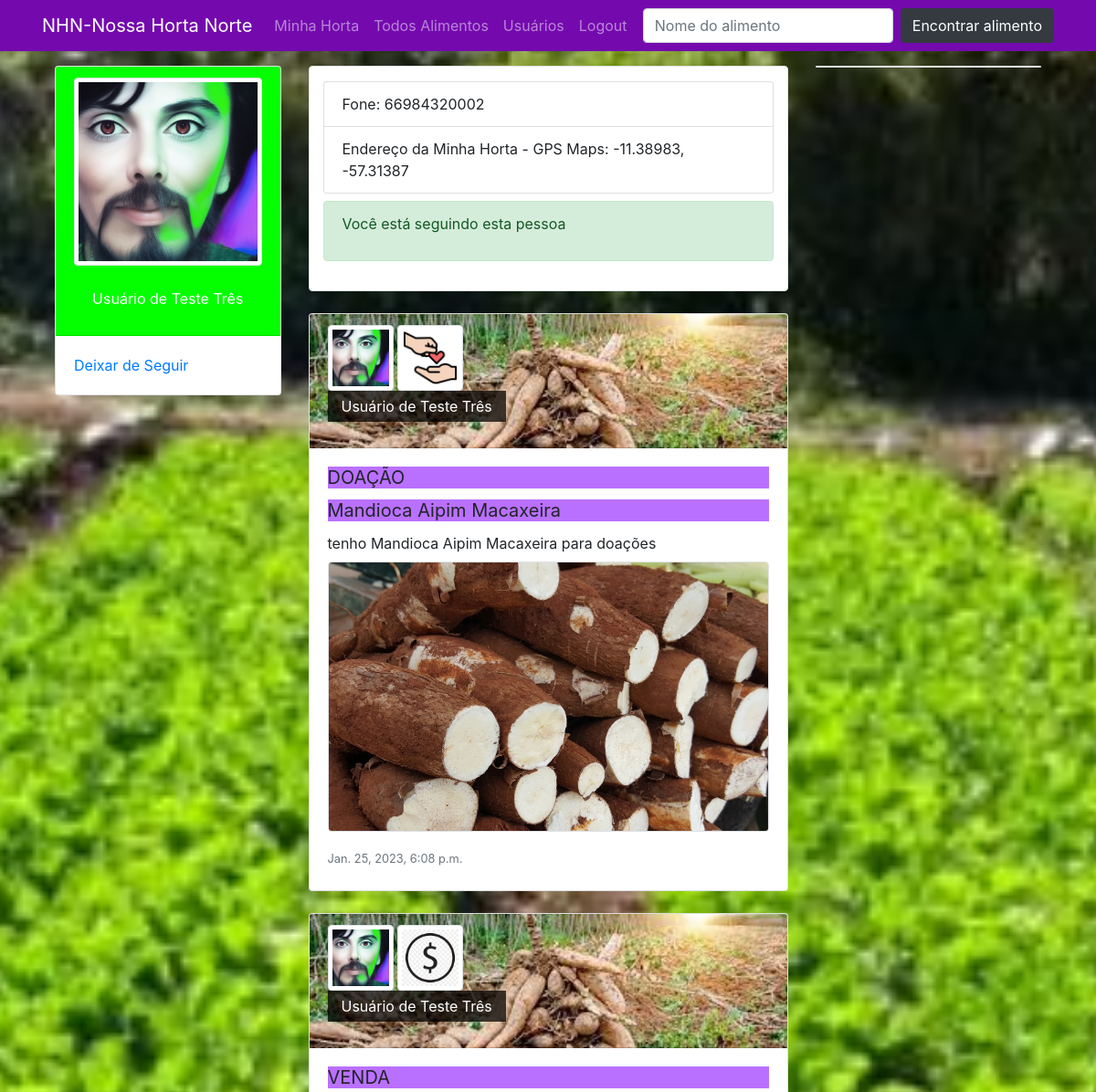
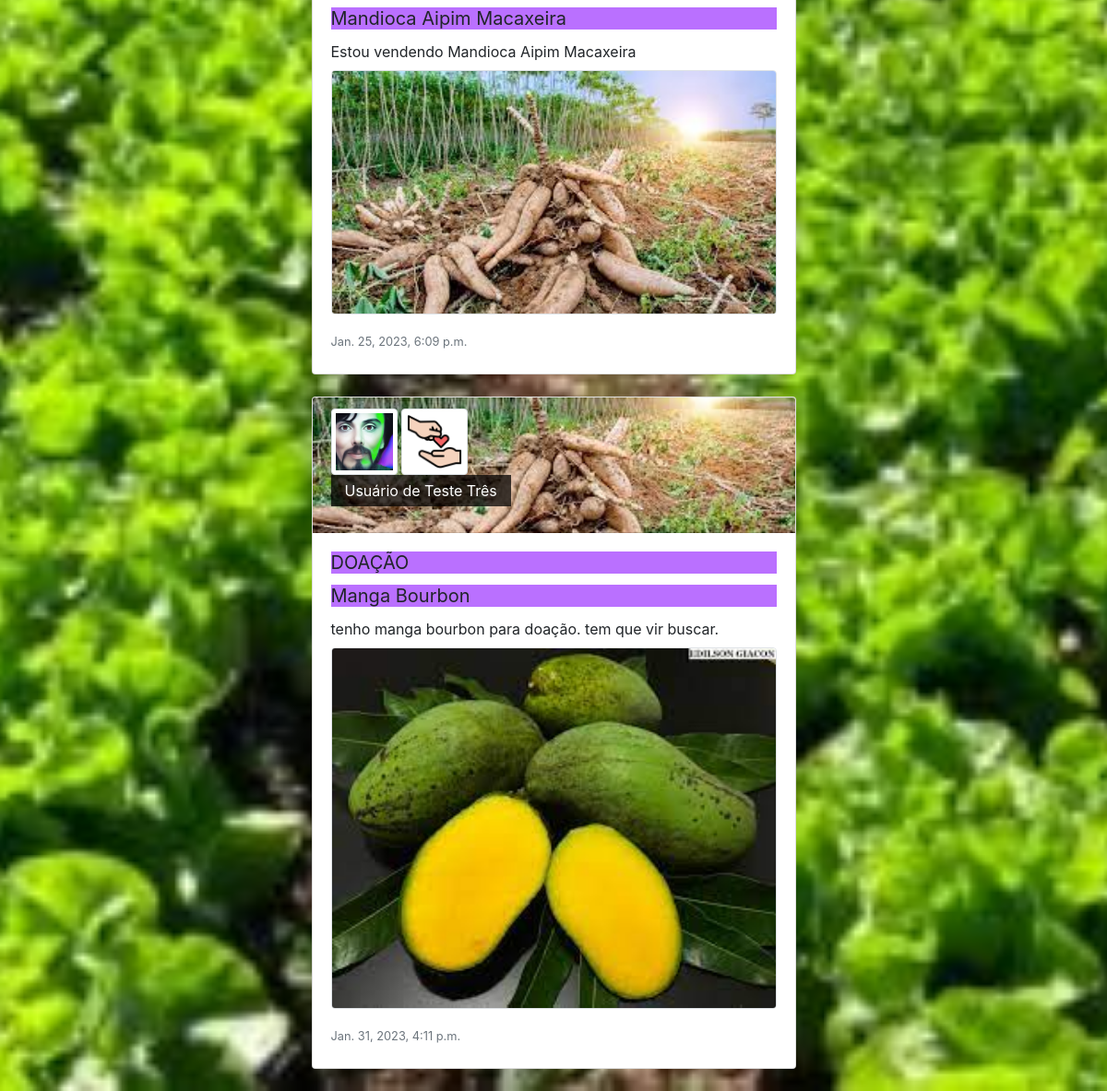
/perfil/4/ (signed in), run on the app's committed database (2 pictures, top to bottom).
### perfis/models.py (models this page shows, shortened)
class Perfil(models.Model):
    nome = models.CharField(max_length=255, null=False)
    telefone = models.CharField(max_length=15, null=True, blank=True)
    endereco_maps = models.CharField(max_length=255, null=True, blank=True)
    imagem_perfil = models.ImageField(null=True, blank=True, upload_to='uploads/fotoperfil/')
    imagem_capa = models.ImageField(null=True, blank=True, upload_to='uploads/fotocapa/')
    cor = models.CharField(max_length=10, default='#455A64')
    contatos = models.ManyToManyField('self')
    usuario = models.OneToOneField(User, related_name='perfil', on_delete=models.CASCADE)
    @property
    def email(self):
        return self.usuario.email

class Post(models.Model):
    RELACAO_PRODUTO = [
        ("VENDA", "VENDA - Alimento disponível para venda"),
        ("TROCA", "TROCA - Alimento disponível para troca"),
        ("DOAÇÃO", "DOAÇÃO - Alimento disponível para doação")
    ]
    relacao = models.CharField(verbose_name = "Relação", max_length = 10, choices=RELACAO_PRODUTO, default="VENDA")
    titulo = models.CharField(max_length=250)
    text = models.TextField()
    data_postagem = models.DateTimeField(auto_now=True)
    perfil = models.ForeignKey(Perfil, on_delete=models.CASCADE, related_name='posts')
    imagem = models.ImageField(null=True, blank=True, upload_to='uploads/postagem/')

### perfis/views.py (the view)
# urls.py: path('perfil/<int:perfil_id>/', views.exibir_perfil, name='exibir'),
@login_required(login_url='login')
def exibir_perfil(request, perfil_id):
    dados = {}
    dados['perfil'] = Perfil.objects.get(id=perfil_id)
    dados['perfil_logado'] = perfil_logado = request.user.perfil
    dados['ja_eh_contato'] = dados['perfil_logado'].contatos.filter(id=dados['perfil'].id)
    dados['timeline'] = dados['perfil'].posts.all()
    return render(request, 'perfil.html', dados)

### perfis/templates/perfil.html (shortened to what this page needs)
{% load static %}
<!DOCTYPE html>
<html lang="pt-br">
<head>
    <link rel="stylesheet" href="https://stackpath.bootstrapcdn.com/bootstrap/4.3.1/css/bootstrap.min.css"
>
    <link rel="stylesheet" href="{% static '/css/estilo.css' %}">
</head>
<body style="{% if perfil_logado.imagem_capa %} background: url('/media/{{ perfil_logado.imagem_capa }}'); {% else %} background: #CFD8DC; {% endif %}
                background-repeat: no-repeat;
                background-size: cover;
                background-position: center;
                background-attachment: fixed;">
    <div class="navbar-dark fixed-top" style="background: {{ perfil_logado.cor }};">
        <nav class="navbar container navbar-expand-lg">
            <a class="navbar-brand" href="/">NHN-Nossa Horta Norte</a>
            <div class="collapse navbar-collapse" id="navbarSupportedContent">
                <ul class="navbar-nav mr-auto">
                    <li class="nav-item">
                        <a class="nav-link" href="{% url 'minhas_postagens' %}">Minha Horta</a>
                    </li>
                    <li class="nav-item">
                        <a class="nav-link" href="{% url 'todos_alimentos' %}">Todos Alimentos</a>
                    </li>
                    <li class="nav-item">
                        <a class="nav-link" href="{% url 'buscar_usuario' %}">Usuários</a>
                    </li>
                    <li class="nav-item">
                        <a class="nav-link" href="{% url 'deslogar' %}">Logout</a>
                    </li>
                </ul>
                <form method="POST" action="{% url 'buscar_alimento' %}"
                    class="form-inline my-2 my-lg-0 form-buscalimento">
                    <input class="form-control mr-sm-2" type="search" name="buscalimento" placeholder="Nome do alimento">
                    <button class="btn btn-dark my-2 my-sm-0" type="submit">Encontrar alimento</button>
                </form>
            </div>
        </nav>
    </div>
	<main class="mt-5 index">
		<div class="row container">
			<section class="col col-sm-12 col-md-3 col-lg-3 col-xl-3 mt-4 opcoes-do-usuario">
				<div class="card">
					<div class="card-header center-center" style="background: {{ perfil.cor }};;" data-toggle="tooltip"
						data-placement="bottom" title="Alterar foto do perfil">
						<img src="{% if perfil.imagem_perfil %} /media/{{ perfil.imagem_perfil }}
                        {% else %} {% static 'media/img/user.png' %} {% endif %}" alt="Usuário" width="100%"
							class="img-fluid img-thumbnail"><br>
						<p class="text-white">{{ perfil.nome }}</p>
					</div>
					<div class="card-body">
						{% if ja_eh_contato %}
							<a href="#">Deixar de Seguir</a><br>
						{% else %}
                            <a href="#">Seguir</a>
						{% endif %}
					</div>
				</div>
			</section>
			<div class="timeline col col-sm-12 col-md-6 mt-4">
				<div class="container bg-white py-3 border rounded">
					<ul class="list-group mb-2">
						<li class="list-group-item">Fone: {{ perfil.telefone }}</li>
						<li class="list-group-item">Endereço da Minha Horta - GPS Maps: {{ perfil.endereco_maps }}</li>
					</ul>
					{% if ja_eh_contato %}
					<div class="alert alert-success">
						<p> Você está seguindo esta pessoa</p>
					</div>
					{% endif %}
				</div>
				{% if timeline %}
				{% for post in timeline %}
				<div class="card post-index my-4" style="max-width: 100%;">
					<div class="no-gutters">
						<div class="card-header" style="{% if post.perfil.imagem_capa %} background: url('/media/{{ post.perfil.imagem_capa }}'); {% else %} background: url('{% static 'media/img/bg01.jpg' %}'); {% endif %}
                                                background-repeat: no-repeat;
                                                background-size: cover;
                                                background-position: center;">
							<img src="{% if post.perfil.imagem_perfil %} /media/{{ post.perfil.imagem_perfil }} {% else %} {% static 'media/img/user.png' %} {% endif %}"
								width="72" alt="Usuário" class="img-thumbnail">
                                <img src="{% if post.relacao == 'VENDA' %} {% static '/media/img/sifrao.png' %} {% elif post.relacao == 'TROCA' %} {% static '/media/img/troca.png' %} {% elif post.relacao == 'DOAÇÃO' %} {% static '/media/img/doacao.png' %} {% endif %}" width="72" alt="Usuário" class="img-thumbnail">
							<p class="text-white">{{ post.perfil.nome }}</p>
						</div>
						<div class="card-body pb-4">
							<h5 class="card-title">{{ post.relacao }}</h5>
                            <h5 class="card-title">{{ post.titulo }}</h5>
							<p class="card-text">
								{{ post.text }}
								{% if post.imagem %}
								<img src="/media/{{ post.imagem }}" alt="Post imagem"
									class="img-fluid full-w border rounded mt-2">
								{% endif %}
							</p>
							<p class="card-text"><small class="text-muted">{{ post.data_postagem }}</small>
							</p>
						</div>
					</div>
				</div>
				{% endfor %}
				{% endif %}
			</div>
			<aside class="col col-sm-12 col-md-12 col-lg-3 col-xl-3 mt-4">
                <div class="bg-white card">
                </div>
            </aside>
        </div>
    </main>
</body>
</html>

### perfis/static/css/estilo.css (style rules this page uses)
html, body { height: 100%; }
h5 { background: #8400ff8f; font-weight: normal; }
main.index { min-height: calc(100% - 56px); display: flex; flex-direction: row; justify-content: center; }
.post-index .card-header p { width: fit-content; background: #000000bb; padding: 5px 15px; }
.opcoes-do-usuario { display: flex; flex-direction: column; justify-content: flex-start; align-items: center; }
.center-center { display: flex; flex-direction: column; justify-content: center; align-items: center; }
.full-w { width: 100%; }

### data on the page
Perfil: imagem_perfil (picture), nome "Usuário de Teste Três", telefone "66984320002", endereco_maps "-11.38983, -57.31387"
Post: perfil.imagem_capa (picture), perfil.imagem_perfil (picture), perfil.nome "Usuário de Teste Três", relacao "DOAÇÃO", titulo "Mandioca Aipim Macaxeira", text "tenho Mandioca Aipim Macaxeira para doações", imagem (picture), data_postagem "Jan. 25, 2023, 6:08 p.m."
Post: perfil.imagem_capa (picture), perfil.imagem_perfil (picture), perfil.nome "Usuário de Teste Três", relacao "VENDA", titulo "Mandioca Aipim Macaxeira", text "Estou vendendo Mandioca Aipim Macaxeira", imagem (picture), data_postagem "Jan. 25, 2023, 6:09 p.m."
Post: perfil.imagem_capa (picture), perfil.imagem_perfil (picture), perfil.nome "Usuário de Teste Três", relacao "DOAÇÃO", titulo "Manga Bourbon", text "tenho manga bourbon para doação. tem que vir buscar.", imagem (picture), data_postagem "Jan. 31, 2023, 4:11 p.m."
